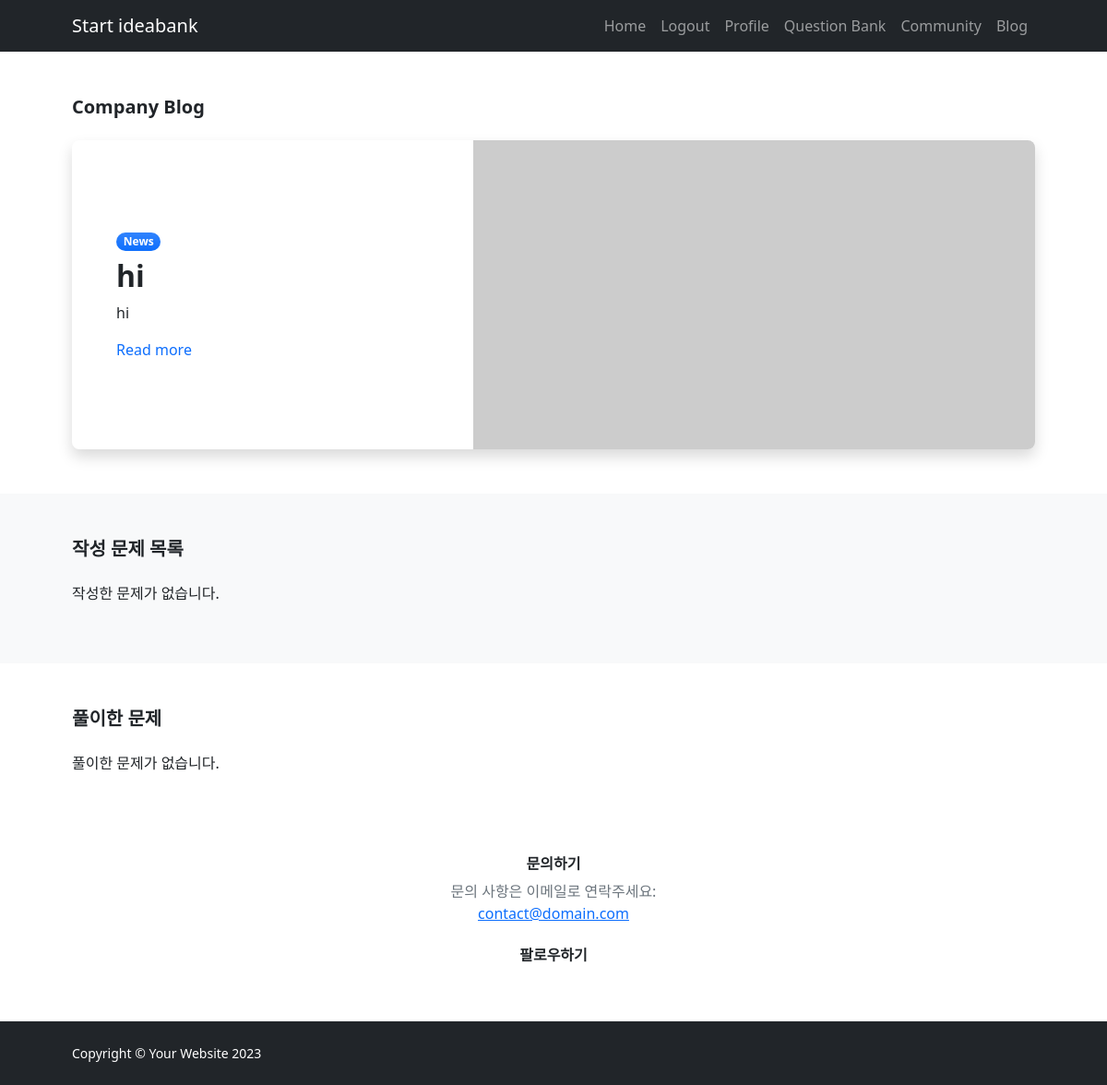
The app's page /user_problem/ (signed in), older data.
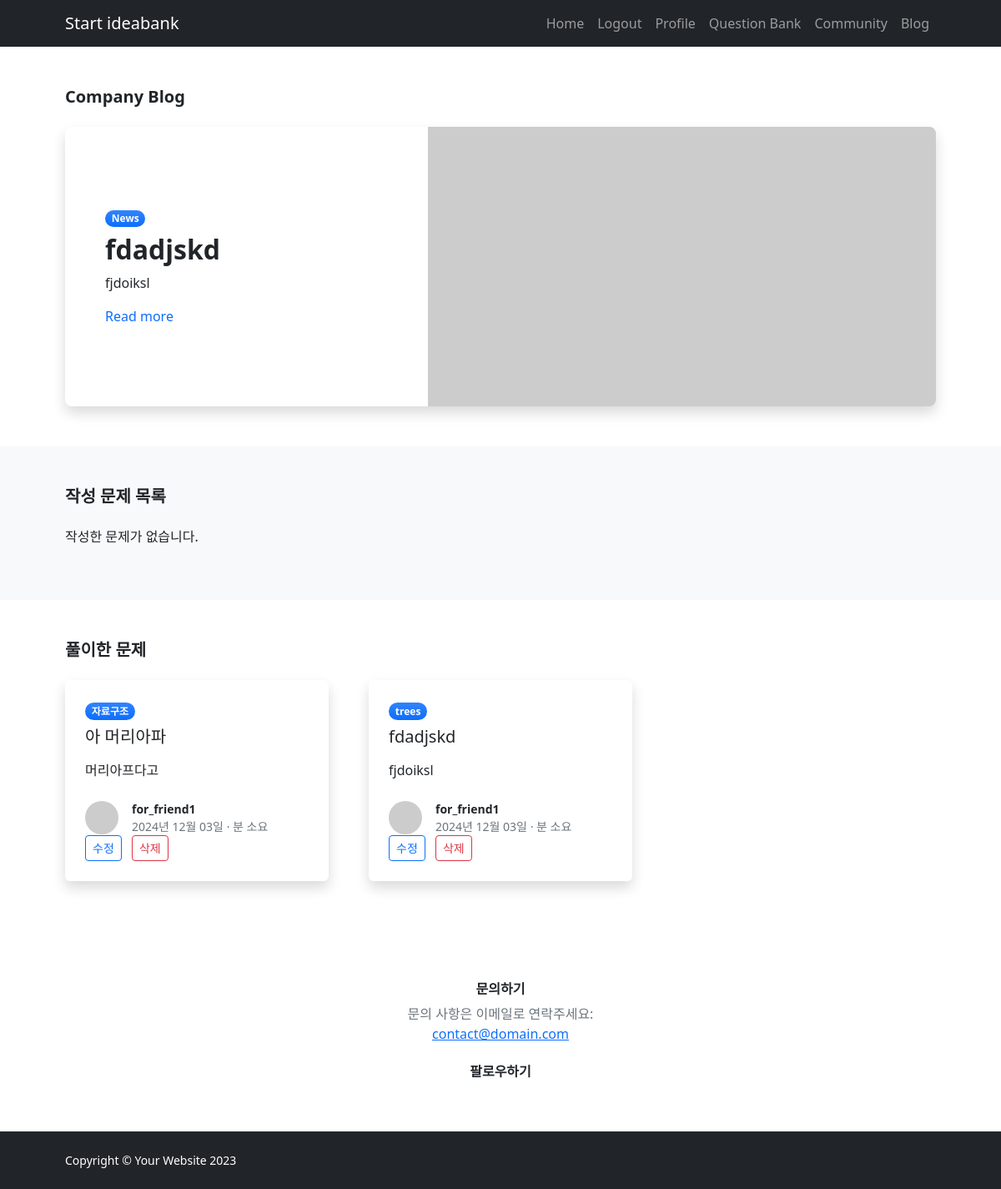
The same page, newer data.
### IBK_ossproject/models.py (models this page shows, shortened)
class BlogPost(models.Model):
    VISIBILITY_CHOICES = [
        ('public', '전체공개'),
        ('private', '나만 보기'),
    ]
    author = models.ForeignKey(User, on_delete=models.CASCADE)
    title = models.CharField(max_length=200)
    category = models.CharField(max_length=100)
    content = models.TextField()
    image = models.ImageField(upload_to='blog_images/', blank=True, null=True)
    created_at = models.DateTimeField(auto_now_add=True)
    visibility = models.CharField(max_length=10, choices=VISIBILITY_CHOICES, default='public')  # 공개 여부 추가
    contest_id = models.CharField(max_length=20, blank=True, null=True)
    index = models.CharField(max_length=10, blank=True, null=True)
    problem_name = models.CharField(max_length=200, blank=True, null=True)
    tags = models.CharField(max_length=200, blank=True, null=True)

### IBK_ossproject/views.py (the view)
# urls.py: path('user_problem/', views.user_problem, name='user_problem'),
@login_required
def user_problem(request):
    user_problems = Problem.objects.filter(author=request.user)
    user_blogs = BlogPost.objects.filter(author=request.user)
    latest_post = BlogPost.objects.filter(visibility='public').last()
    context = {
        'user_problems': user_problems,
        'user_blogs': user_blogs,
        'latest_post': latest_post,
    }
    return render(request, 'user_problem.html', context)

### templates/user_problem.html (shortened to what this page needs)
{% extends 'base.html' %}
{% block content %}
<section class="py-5">
    <div class="container px-5">
        <h1 class="fw-bolder fs-5 mb-4">Company Blog</h1>
        <div class="card border-0 shadow rounded-3 overflow-hidden">
            <div class="card-body p-0">
                <div class="row gx-0">
                    <div class="col-lg-6 col-xl-5 py-lg-5">
                        <div class="p-4 p-md-5">
                            <div class="badge bg-primary bg-gradient rounded-pill mb-2">News</div>
                            <div class="h2 fw-bolder">{{ latest_post.title }}</div>
                            <p>{{ latest_post.content|truncatewords:20 }}</p>
                            <a class="stretched-link text-decoration-none" href="{% if latest_post %}{% url 'post_detail' latest_post.id %}{% else %}#{% endif %}">
                                Read more
                            </a>
                        </div>
                    </div>
                    <div class="col-lg-6 col-xl-7">
                        <div class="bg-featured-blog" style="background-image: url('{{ latest_post.image_url|default:'https://dummyimage.com/600x350/ced4da/6c757d' }}')"></div>
                    </div>
                </div>
            </div>
        </div>
    </div>
</section>
<section class="py-5 bg-light">
    <div class="container px-5">
        <div class="row">
            <div class="col-xl-8">
                <h2 class="fw-bolder fs-5 mb-4">작성 문제 목록</h2>
                {% if user_problems %}
                    <div class="row">
                        {% for problem in user_problems %}
                            <div class="col-md-4 mb-4">
                                <div class="card">
                                    {% if problem.image %}
                                        <img src="{{ problem.image.url }}" class="card-img-top" alt="{{ problem.title }}" style="max-height: 200px; object-fit: cover;">
                                    {% endif %}
                                    <div class="card-body">
                                        <h5 class="card-title">{{ problem.title }}</h5>
                                        <p class="text-muted"><strong>카테고리:</strong> {{ problem.category }}</p>
                                        <div class="d-flex align-items-center justify-content-start">
                                            <a href="{% url 'problem_detail' problem.id %}" class="btn btn-primary me-2" style="font-size: 0.9rem;">상세보기</a>
                                            {% if problem.author == user %}
                                                <a href="{% url 'edit_problem' problem.id %}" class="btn btn-warning me-2" style="font-size: 0.9rem;">수정</a>
                                                <form method="POST" action="{% url 'delete_problem' problem.id %}" style="display: inline;">
                                                    {% csrf_token %}
                                                    <button type="submit" class="btn btn-danger" style="font-size: 0.9rem;" onclick="return confirm('정말 삭제하시겠습니까?')">삭제</button>
                                                </form>
                                            {% endif %}
                                        </div>
                                    </div>
                                </div>
                            </div>
                        {% endfor %}
                    </div>
                {% else %}
                    <p>작성한 문제가 없습니다.</p>
                {% endif %}
            </div>
</section>
    <section class="py-5">
        <div class="container px-5">
            <h2 class="fw-bolder fs-5 mb-4">풀이한 문제</h2>
            <div class="row gx-5">
                {% for blog in user_blogs %}
                    <div class="col-lg-4 mb-5">
                        <div class="card h-100 shadow border-0">
                            <div class="card-body p-4">
                                <div class="badge bg-primary bg-gradient rounded-pill mb-2">{{ blog.category }}</div>
                                <a class="text-decoration-none link-dark stretched-link" href="{% url 'blog_detail' blog.pk %}">
                                    <div class="h5 card-title mb-3">{{ blog.title }}</div>
                                </a>
                                <p class="card-text">
                                    {% if blog.problem_name %}
                                    Problem: {{ blog.contest_id }} - {{ blog.index }} ({{ blog.problem_name }})<br>
                                    Tags : {{ blog.tags }}
                                    {% else %}
                                        {{ blog.content|truncatechars:100 }}
                                    {% endif %}
                                </p>
                            </div>
                            <div class="card-footer p-4 pt-0 bg-transparent border-top-0">
                                <div class="d-flex align-items-end justify-content-between">
                                    <div class="d-flex align-items-center">
                                        <img class="rounded-circle me-3" src="https://dummyimage.com/40x40/ced4da/6c757d" alt="..." />
                                        <div class="small">
                                            <div class="fw-bold">{{ blog.author.username }}</div>
                                            <div class="text-muted">{{ blog.created_at|date:"Y년 m월 d일" }} &middot; {{ blog.read_time }}분 소요</div>
                                        </div>
                                    </div>
                                </div>
                                <a href="{% url 'blog_edit' blog.pk %}?source=user_problem" class="btn btn-outline-primary btn-sm position-relative" style="z-index: 1;">수정</a>
                                <a href="{% url 'blog_delete' blog.pk %}?source=user_problem" class="btn btn-outline-danger btn-sm position-relative ms-2" style="z-index: 1;">삭제</a>
                            </div>
                        </div>
                    </div>
                {% empty %}
                    <p>풀이한 문제가 없습니다.</p>
                {% endfor %}
            </div>
        </div>
    </section>
    <div class="card-body p-4">
        <div class="d-flex h-100 align-items-center justify-content-center">
            <div class="text-center">
                <div class="h6 fw-bolder">문의하기</div>
                <p class="text-muted mb-4">
                    문의 사항은 이메일로 연락주세요:
                    <br />
                    <a href="#">contact@domain.com</a>
                </p>
                <div class="h6 fw-bolder">팔로우하기</div>
                <a class="fs-5 px-2 link-dark" href="#"></a>
                <a class="fs-5 px-2 link-dark" href="#"></a>
                <a class="fs-5 px-2 link-dark" href="#"></a>
                <a class="fs-5 px-2 link-dark" href="#"></a>
            </div>
        </div>
    </div>
{% endblock %}

### templates/base.html (shortened to what this page needs)
{% load static %}
<!DOCTYPE html>
<html lang="ko">
<head>
    <link href="https://cdn.jsdelivr.net/npm/bootstrap@5.2.3/dist/css/bootstrap.min.css" rel="stylesheet">
    <link href="{% static 'css/styles.css' %}" rel="stylesheet" />
</head>
<body class="d-flex flex-column h-100">
    <main class="flex-shrink-0">
        <nav class="navbar navbar-expand-lg navbar-dark bg-dark">
            <div class="container px-5">
                <a class="navbar-brand" href="{% url 'home' %}">Start ideabank</a>
                <div class="collapse navbar-collapse" id="navbarSupportedContent">
                    <ul class="navbar-nav ms-auto mb-2 mb-lg-0">
                        <li class="nav-item"><a class="nav-link" href="{% url 'home' %}">Home</a></li>
                        {% if user.is_authenticated %}
                            <li class="nav-item"><a class="nav-link" href="{% url 'logout' %}">Logout</a></li>
                            <li class="nav-item"><a class="nav-link" href="{% url 'profile_management' %}">Profile</a></li>
                        {% else %}
                            <li class="nav-item"><a class="nav-link" href="{% url 'login' %}">Login</a></li>
                            <li class="nav-item"><a class="nav-link" href="{% url 'signup' %}">Sign Up</a></li>
                        {% endif %}
                        <li class="nav-item"><a class="nav-link" href="{% url 'question_bank' %}">Question Bank</a></li>
                        <li class="nav-item"><a class="nav-link" href="{% url 'community' %}">Community</a></li>
                        <li class="nav-item"><a class="nav-link" href="{% url 'blog_post' %}">Blog</a></li>
                    </ul>
                </div>
            </div>
        </nav>
        {% block content %}{% endblock %}
    </main>
    <footer class="bg-dark py-4 mt-auto">
        <div class="container px-5">
            <div class="row align-items-center justify-content-between flex-column flex-sm-row">
                <div class="col-auto"><div class="small m-0 text-white">Copyright &copy; Your Website 2023</div></div>
            </div>
        </div>
    </footer>
</body>
</html>

Row changes from the older to the newer data that the page shows:
no longer on this page (row unchanged): BlogPost: title "hi", content "hi"
added BlogPost: title "fdadjskd", content "fjdoiksl", category "trees", author.username "for_friend1", created_at "2024년 12월 03일"
added BlogPost: category "자료구조", title "아 머리아파", content "머리아프다고", author.username "for_friend1", created_at "2024년 12월 03일"
Text that changed along with them:
text no longer shown: "풀이한 문제가 없습니다."
